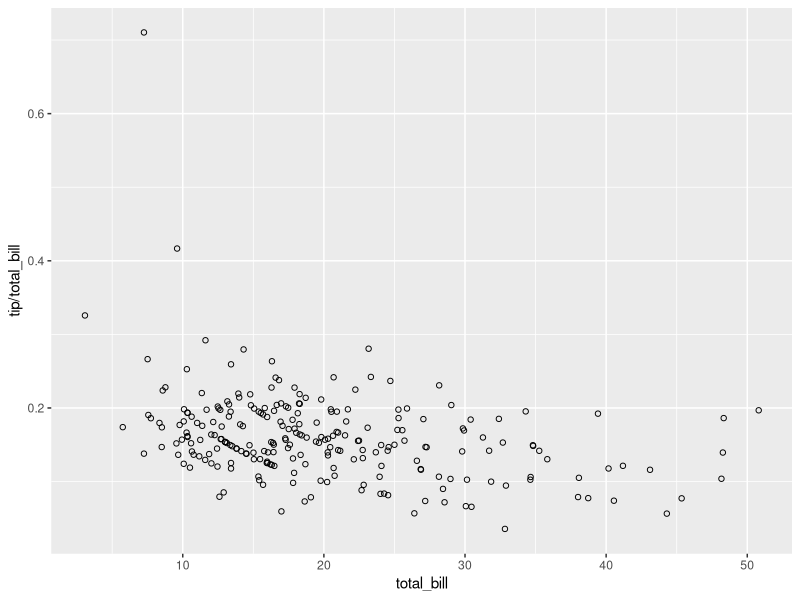
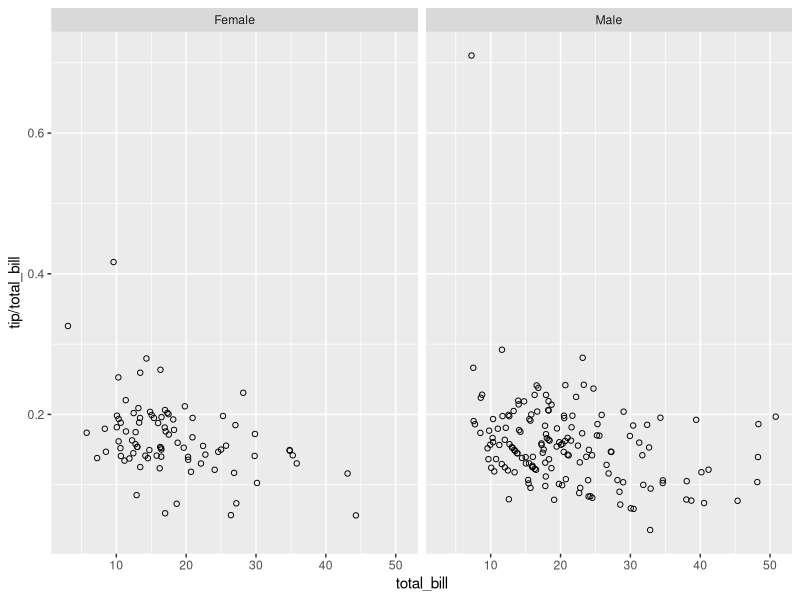
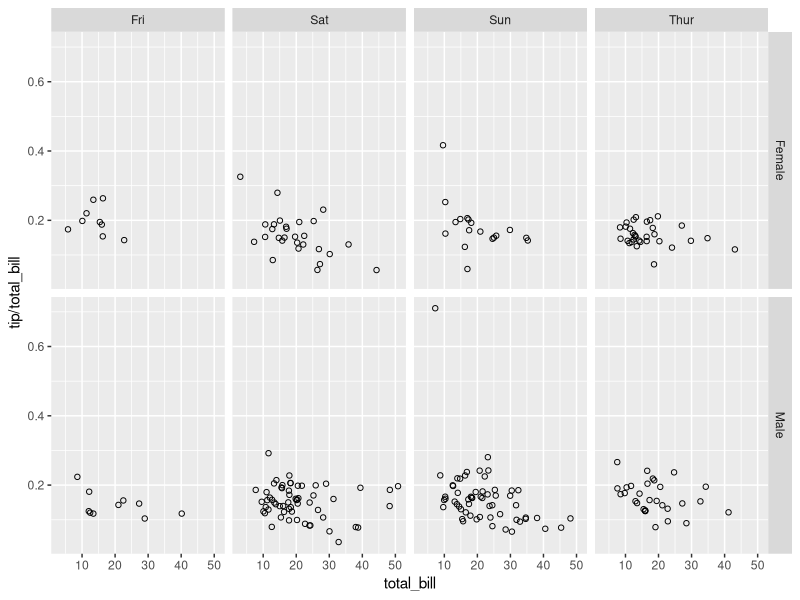
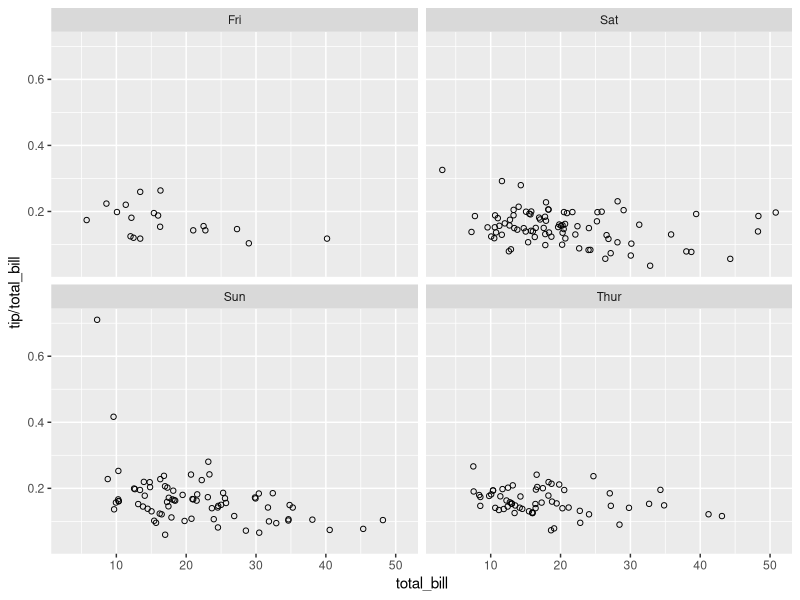
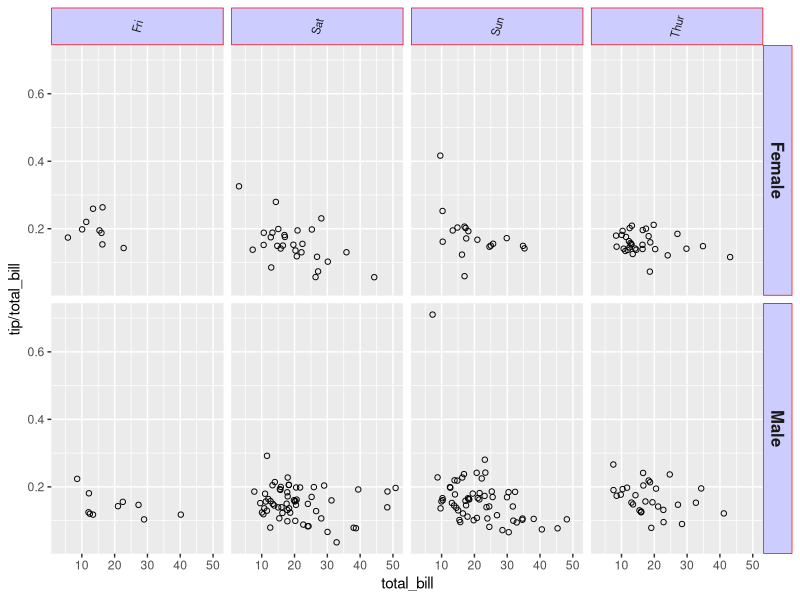
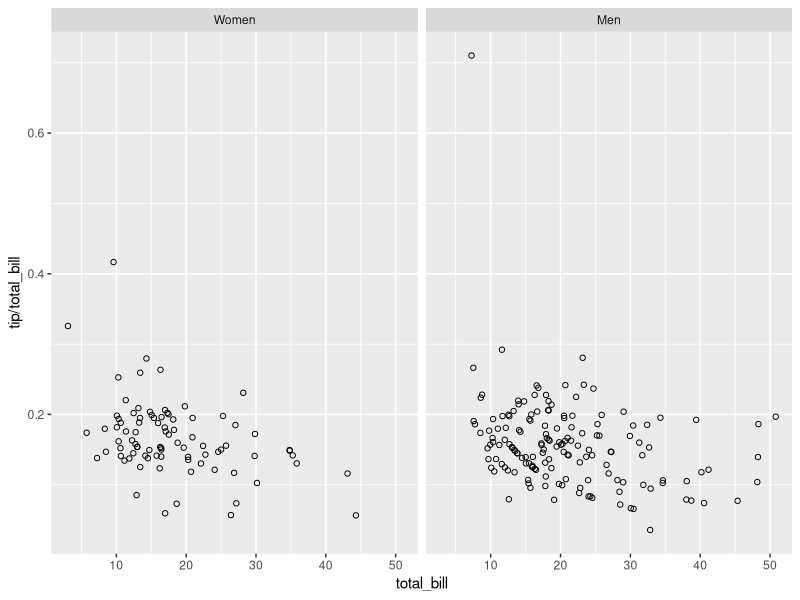
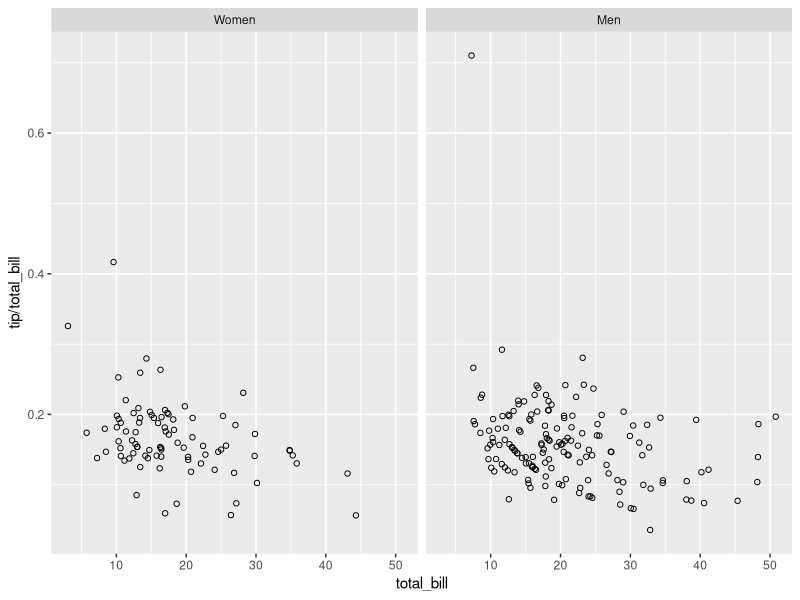
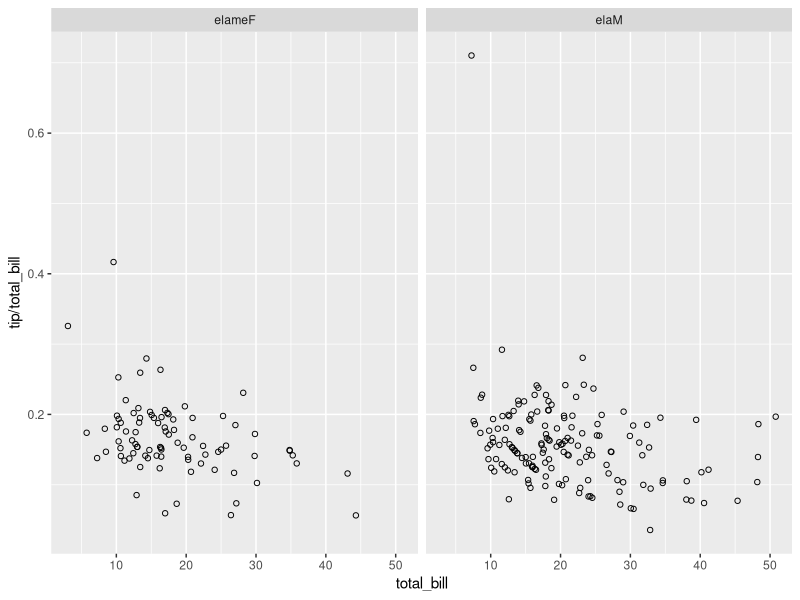

Reproduce these figures in R, in order.
## ---- chunk 1
#Problem
#You want to do split up your data by one or more variables and plot #the subsets of data together.
library(reshape2)
head(tips)
## ---- chunk 2
library(ggplot2)
sp <- ggplot(tips, aes(x=total_bill,y=tip/total_bill))+geom_point(shape=1)
sp
## ---- chunk 3
# Divide by levels of "sex", in the horizontal direction
sp + facet_grid(. ~ sex)
## ---- chunk 4
# Divide with "sex" vertical, "day" horizontal
sp + facet_grid(sex ~ day)
## ---- chunk 5
# Divide by day, going horizontally and wrapping with 2 columns
sp + facet_wrap( ~ day, ncol=2)
## ---- chunk 6
sp + facet_grid(sex ~ day) +
    theme(strip.text.x = element_text(size=8, angle=75),
          strip.text.y = element_text(size=12, face="bold"),
          strip.background = element_rect(colour="red", fill="#CCCCFF"))
## ---- chunk 7
labels <- c(Female = "Women", Male = "Men")
sp + facet_grid(. ~ sex, labeller=labeller(sex = labels))
## ---- chunk 8
tips2 <- tips
levels(tips2$sex)[levels(tips2$sex)=="Female"] <- "Women"
levels(tips2$sex)[levels(tips2$sex)=="Male"]   <- "Men"
head(tips2, 3)

# Both of these will give the same output:
sp2 <- ggplot(tips2, aes(x=total_bill, y=tip/total_bill)) + geom_point(shape=1)
sp2 + facet_grid(. ~ sex)
## ---- chunk 9
# Reverse each strings in a character vector
reverse <- function(strings) {
    strings <- strsplit(strings, "")
    vapply(strings, function(x) {
        paste(rev(x), collapse = "")
    }, FUN.VALUE = character(1))
}

sp + facet_grid(. ~ sex, labeller=labeller(sex = reverse))
## ---- chunk 10
# A histogram of bill sizes
hp <- ggplot(tips, aes(x=total_bill)) + geom_histogram(binwidth=2,colour="white")

# Histogram of total_bill, divided by sex and smoker
hp + facet_grid(sex ~ smoker)

# Same as above, with scales="free_y"
hp + facet_grid(sex ~ smoker, scales="free_y")

# With panels that have the same scaling, but different range (and therefore different physical sizes)
hp + facet_grid(sex ~ smoker, scales="free", space="free")
